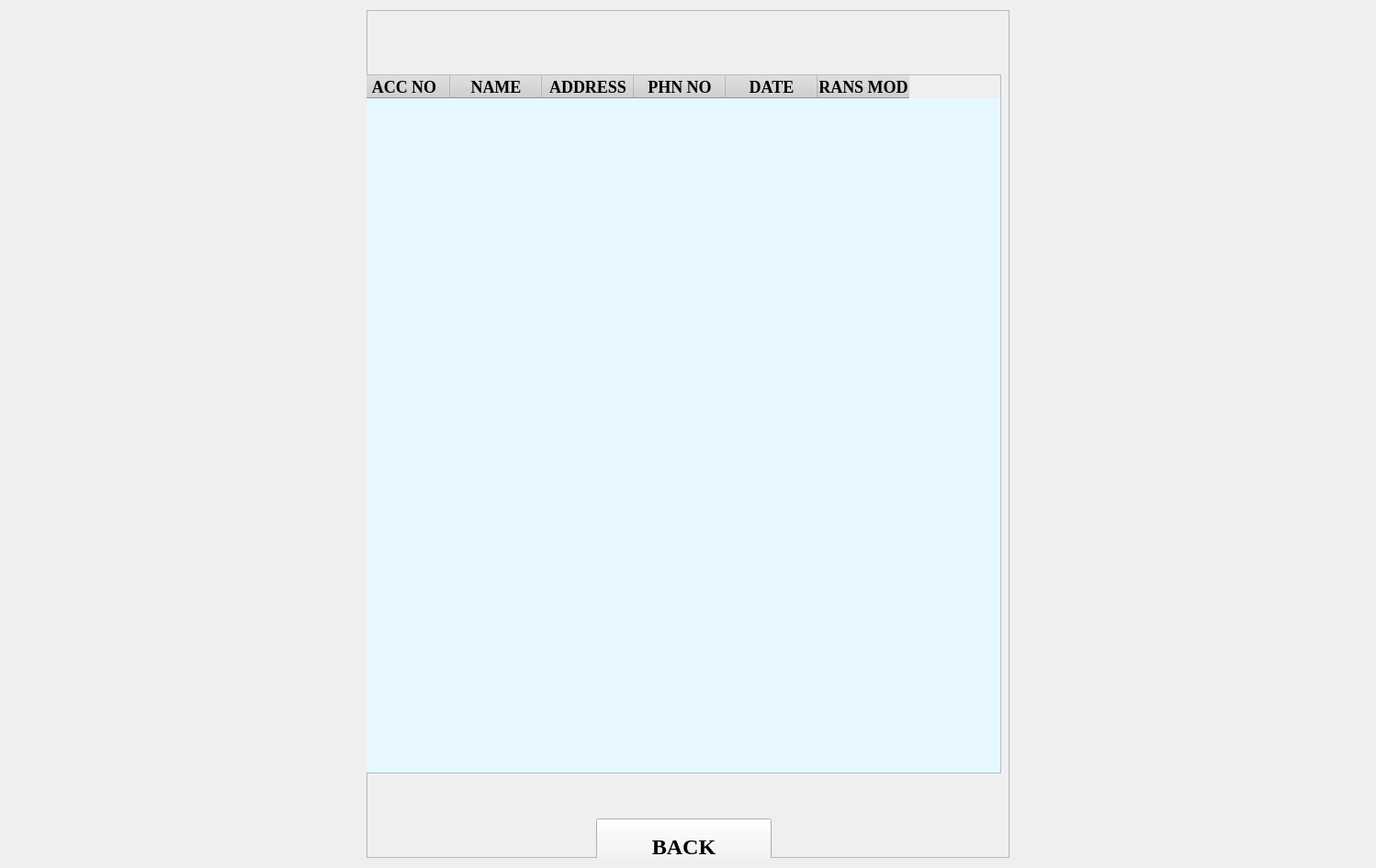
<?xml version="1.0" encoding="UTF-8"?>
<ui version="4.0">
 <class>form7</class>
 <widget class="QWidget" name="form7">
  <property name="geometry">
   <rect>
    <x>0</x>
    <y>0</y>
    <width>1498</width>
    <height>945</height>
   </rect>
  </property>
  <property name="font">
   <font>
    <family>Times New Roman</family>
    <pointsize>15</pointsize>
   </font>
  </property>
  <property name="windowTitle">
   <string>TRANSACTION REPORT</string>
  </property>
  <layout class="QHBoxLayout" name="horizontalLayout">
   <item>
    <spacer name="horizontalSpacer">
     <property name="orientation">
      <enum>Qt::Horizontal</enum>
     </property>
     <property name="sizeHint" stdset="0">
      <size>
       <width>40</width>
       <height>20</height>
      </size>
     </property>
    </spacer>
   </item>
   <item>
    <widget class="QFrame" name="frame">
     <property name="minimumSize">
      <size>
       <width>700</width>
       <height>0</height>
      </size>
     </property>
     <property name="font">
      <font>
       <family>Times New Roman</family>
       <pointsize>15</pointsize>
      </font>
     </property>
     <property name="styleSheet">
      <string>
QHeaderView::section {
    background-color: #d3d3d3; /* Light gray or choose any */
    color: black;              /* Optional: Text color */
    font-weight: bold;  
    font-size: 18px;
    font-family: times new roman;       /* Optional: Make header text bold */
}
QTableWidget {
    background-color: #e6f7ff;
}</string>
     </property>
     <property name="frameShape">
      <enum>QFrame::StyledPanel</enum>
     </property>
     <property name="frameShadow">
      <enum>QFrame::Raised</enum>
     </property>
     <widget class="QTableWidget" name="tw1">
      <property name="geometry">
       <rect>
        <x>-10</x>
        <y>70</y>
        <width>701</width>
        <height>761</height>
       </rect>
      </property>
      <property name="font">
       <font>
        <family>Times New Roman</family>
        <pointsize>15</pointsize>
       </font>
      </property>
      <property name="styleSheet">
       <string notr="true">
QHeaderView::section {
    background-color: #d3d3d3; /* Light gray or choose any */
    color: black;              /* Optional: Text color */
    font-weight: bold;  
    font-size: 18px;
    font-family: times new roman;       /* Optional: Make header text bold */
}
QTableWidget {
    background-color: #e6f7ff;
}</string>
      </property>
      <column>
       <property name="text">
        <string>ACC NO</string>
       </property>
      </column>
      <column>
       <property name="text">
        <string>NAME</string>
       </property>
      </column>
      <column>
       <property name="text">
        <string>ADDRESS</string>
       </property>
      </column>
      <column>
       <property name="text">
        <string>PHN NO</string>
       </property>
      </column>
      <column>
       <property name="text">
        <string>DATE</string>
       </property>
      </column>
      <column>
       <property name="text">
        <string>TRANS MODE</string>
       </property>
      </column>
     </widget>
     <widget class="QPushButton" name="b1">
      <property name="geometry">
       <rect>
        <x>250</x>
        <y>880</y>
        <width>191</width>
        <height>61</height>
       </rect>
      </property>
      <property name="font">
       <font>
        <family>Times New Roman</family>
        <pointsize>18</pointsize>
        <weight>75</weight>
        <bold>true</bold>
       </font>
      </property>
      <property name="text">
       <string>BACK</string>
      </property>
     </widget>
    </widget>
   </item>
   <item>
    <spacer name="horizontalSpacer_2">
     <property name="orientation">
      <enum>Qt::Horizontal</enum>
     </property>
     <property name="sizeHint" stdset="0">
      <size>
       <width>40</width>
       <height>20</height>
      </size>
     </property>
    </spacer>
   </item>
  </layout>
 </widget>
 <resources/>
 <connections/>
</ui>
